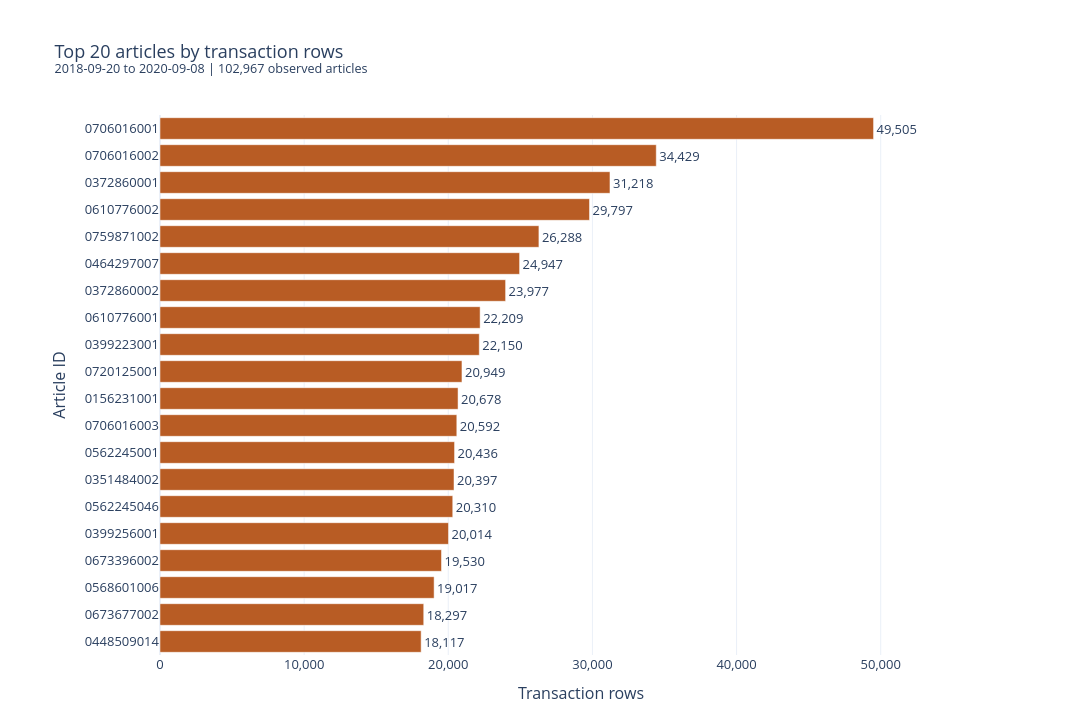

The notebook cell saved with this chart:
### Code cell
fig = make_article_popularity_figure(
    ranking=top_articles_by_rows,
    metric="transaction_rows",
    metric_label="Transaction rows",
    color="#B85C24",
)

fig.show(
    renderer="plotly_mimetype+png",
    config={"displaylogo": False},
)

### Figure 1 — Plotly figure (JSON) as saved in the notebook; plotly's stock layout.template omitted (floating-point values rounded to 4 significant figures)
{"data": [{"cliponaxis": false, "customdata": [[31816], [25076], [25195], [22317], [21582], [18503], [19689], [16682], [15879], [17505], [10093], [15787], [14964], [14984], [15743], [14890], [16887], [14867], [16001], [13097]], "hovertemplate": "Transaction rows=%{text:,}<br>Article ID=%{y}<br>Distinct observed buyers=%{customdata[0]:,}<extra></extra>", "legendgroup": "", "marker": {"color": "#B85C24", "pattern": {"shape": ""}}, "name": "", "orientation": "h", "showlegend": false, "text": [49500.0, 34430.0, 31220.0, 29800.0, 26290.0, 24950.0, 23980.0, 22210.0, 22150.0, 20950.0, 20680.0, 20590.0, 20440.0, 20400.0, 20310.0, 20010.0, 19530.0, 19020.0, 18300.0, 18120.0], "textposition": "outside", "texttemplate": "%{x:,.0f}", "type": "bar", "x": [49505, 34429, 31218, 29797, 26288, 24947, 23977, 22209, 22150, 20949, 20678, 20592, 20436, 20397, 20310, 20014, 19530, 19017, 18297, 18117], "xaxis": "x", "y": ["0706016001", "0706016002", "0372860001", "0610776002", "0759871002", "0464297007", "0372860002", "0610776001", "0399223001", "0720125001", "0156231001", "0706016003", "0562245001", "0351484002", "0562245046", "0399256001", "0673396002", "0568601006", "0673677002", "0448509014"], "yaxis": "y"}], "layout": {"barmode": "relative", "font": {"size": 13}, "height": 720, "legend": {"tracegroupgap": 0}, "margin": {"b": 65, "l": 160, "r": 90, "t": 115}, "showlegend": false, "title": {"text": "Top 20 articles by transaction rows<br><sup>2018-09-20 to 2020-09-08 | 102,967 observed articles</sup>"}, "width": 1100, "xaxis": {"anchor": "y", "domain": [0, 1], "range": [0, 58420.0], "tickformat": ",", "title": {"text": "Transaction rows"}}, "yaxis": {"anchor": "x", "autorange": "reversed", "categoryarray": ["0706016001", "0706016002", "0372860001", "0610776002", "0759871002", "0464297007", "0372860002", "0610776001", "0399223001", "0720125001", "0156231001", "0706016003", "0562245001", "0351484002", "0562245046", "0399256001", "0673396002", "0568601006", "0673677002", "0448509014"], "categoryorder": "array", "domain": [0, 1], "tickmode": "array", "ticktext": ["0706016001", "0706016002", "0372860001", "0610776002", "0759871002", "0464297007", "0372860002", "0610776001", "0399223001", "0720125001", "0156231001", "0706016003", "0562245001", "0351484002", "0562245046", "0399256001", "0673396002", "0568601006", "0673677002", "0448509014"], "tickvals": ["0706016001", "0706016002", "0372860001", "0610776002", "0759871002", "0464297007", "0372860002", "0610776001", "0399223001", "0720125001", "0156231001", "0706016003", "0562245001", "0351484002", "0562245046", "0399256001", "0673396002", "0568601006", "0673677002", "0448509014"], "title": {"text": "Article ID"}, "type": "category"}}}
